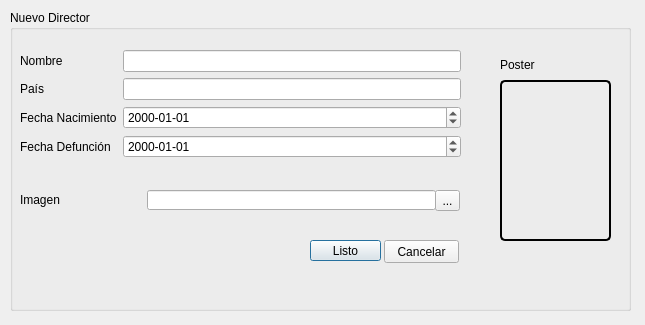
<?xml version="1.0" encoding="UTF-8"?>
<ui version="4.0">
 <class>Dialog</class>
 <widget class="QDialog" name="Dialog">
  <property name="geometry">
   <rect>
    <x>0</x>
    <y>0</y>
    <width>645</width>
    <height>325</height>
   </rect>
  </property>
  <property name="windowTitle">
   <string>Dialog</string>
  </property>
  <widget class="QGroupBox" name="groupBox">
   <property name="geometry">
    <rect>
     <x>10</x>
     <y>10</y>
     <width>621</width>
     <height>301</height>
    </rect>
   </property>
   <property name="title">
    <string>Nuevo Director</string>
   </property>
   <widget class="QWidget" name="formLayoutWidget_3">
    <property name="geometry">
     <rect>
      <x>10</x>
      <y>40</y>
      <width>441</width>
      <height>128</height>
     </rect>
    </property>
    <layout class="QFormLayout" name="formLayout">
     <property name="fieldGrowthPolicy">
      <enum>QFormLayout::AllNonFixedFieldsGrow</enum>
     </property>
     <item row="0" column="0">
      <widget class="QLabel" name="label_1">
       <property name="text">
        <string>Nombre</string>
       </property>
      </widget>
     </item>
     <item row="0" column="1">
      <widget class="QLineEdit" name="LNombre"/>
     </item>
     <item row="1" column="0">
      <widget class="QLabel" name="label_2">
       <property name="text">
        <string>País</string>
       </property>
      </widget>
     </item>
     <item row="1" column="1">
      <widget class="QLineEdit" name="LPais"/>
     </item>
     <item row="2" column="0">
      <widget class="QLabel" name="label_3">
       <property name="text">
        <string>Fecha Nacimiento</string>
       </property>
      </widget>
     </item>
     <item row="2" column="1">
      <widget class="QDateEdit" name="LFecha">
       <property name="displayFormat">
        <string>yyyy-MM-dd</string>
       </property>
      </widget>
     </item>
     <item row="3" column="0">
      <widget class="QLabel" name="label_4">
       <property name="text">
        <string>Fecha Defunción</string>
       </property>
      </widget>
     </item>
     <item row="3" column="1">
      <widget class="QDateEdit" name="LDefun">
       <property name="displayFormat">
        <string>yyyy-MM-dd</string>
       </property>
      </widget>
     </item>
    </layout>
   </widget>
   <widget class="QLabel" name="label_6">
    <property name="geometry">
     <rect>
      <x>10</x>
      <y>180</y>
      <width>51</width>
      <height>20</height>
     </rect>
    </property>
    <property name="text">
     <string>Imagen</string>
    </property>
   </widget>
   <widget class="QLineEdit" name="LImagen">
    <property name="geometry">
     <rect>
      <x>137</x>
      <y>180</y>
      <width>289</width>
      <height>20</height>
     </rect>
    </property>
   </widget>
   <widget class="QToolButton" name="toolButton">
    <property name="geometry">
     <rect>
      <x>425</x>
      <y>180</y>
      <width>25</width>
      <height>21</height>
     </rect>
    </property>
    <property name="text">
     <string>...</string>
    </property>
   </widget>
   <widget class="QPushButton" name="BListo">
    <property name="geometry">
     <rect>
      <x>300</x>
      <y>230</y>
      <width>71</width>
      <height>21</height>
     </rect>
    </property>
    <property name="text">
     <string>Listo</string>
    </property>
   </widget>
   <widget class="QPushButton" name="BCancelar">
    <property name="geometry">
     <rect>
      <x>374</x>
      <y>230</y>
      <width>75</width>
      <height>23</height>
     </rect>
    </property>
    <property name="text">
     <string>Cancelar</string>
    </property>
   </widget>
   <widget class="QLabel" name="label_5">
    <property name="geometry">
     <rect>
      <x>490</x>
      <y>45</y>
      <width>51</width>
      <height>20</height>
     </rect>
    </property>
    <property name="text">
     <string>Poster</string>
    </property>
   </widget>
   <widget class="QLabel" name="Display">
    <property name="geometry">
     <rect>
      <x>490</x>
      <y>70</y>
      <width>111</width>
      <height>161</height>
     </rect>
    </property>
    <property name="styleSheet">
     <string notr="true"> border-style: solid;
     border-width: 2px;
     border-radius: 5px;
     border-color: black;</string>
    </property>
    <property name="text">
     <string/>
    </property>
   </widget>
  </widget>
 </widget>
 <resources/>
 <connections/>
</ui>
